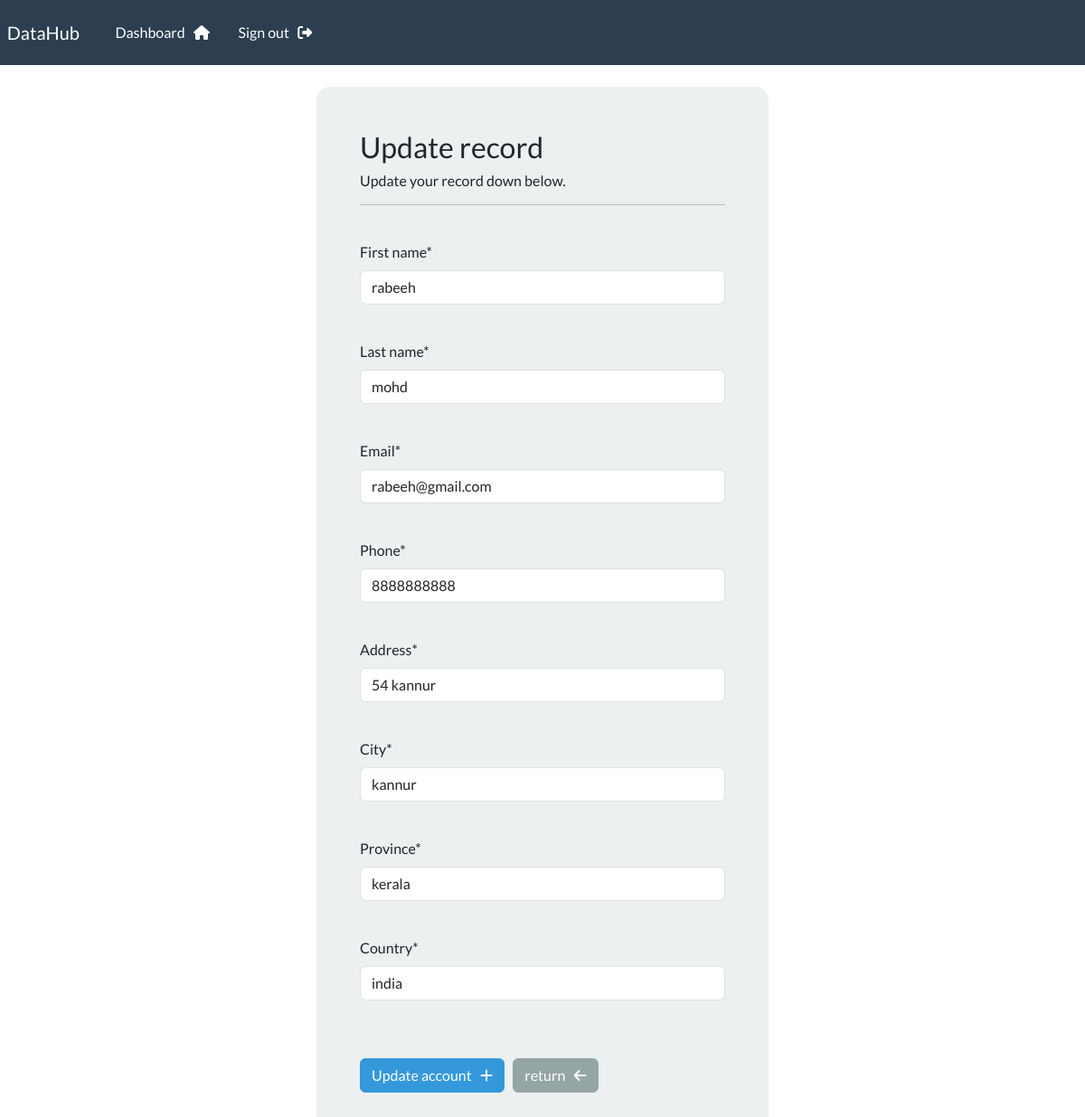
The page /update-record/3 (signed in) on the database its author committed.
### webapp/models.py (models this page shows, shortened)
class Record(models.Model):
    creation_date = models.DateTimeField(auto_now_add=True)
    first_name = models.CharField(max_length=100)
    last_name = models.CharField(max_length=100)
    email = models.CharField(max_length=255)
    phone = models.CharField(max_length=20)
    address = models.CharField(max_length=300)
    city = models.CharField(max_length=255)
    province = models.CharField(max_length=200)
    country = models.CharField(max_length=125)

### webapp/views.py (the view, shortened to what this page needs)
# urls.py: path('update-record/<int:pk>',views.update_record,name="update-record"),
@login_required(login_url='my-login')
def update_record(request, pk):
    record = Record.objects.get(id=pk)  # Retrieve the record to be updated by its primary key
    form = UpdateRecordForm(instance=record)  # Instantiate a form with the existing record data
    context = {'form': form}  # Pass the form to the template context
    return render(request, 'webapp/update-record.html', context=context)  # Render the record update template

### webapp/forms.py
class UpdateRecordForm(forms.ModelForm):
    class Meta:
        model = Record
        fields = ['first_name','last_name','email','phone','address','city','province','country']

### webapp/templates/webapp/update-record.html (shortened to what this page needs)
{% extends 'webapp/base.html' %}
{% load crispy_forms_tags %}
{% block content %}
<body>
    <div class="container bg-light shadow-md p-5 form-layout">
        <h3>Update record</h3>
        <h6>Update your record down below. </h6>
        <hr>
        <br>
        <form method="post" autocomplete="off">
            {{form.first_name|as_crispy_field}}
            <br>
            {{form.last_name|as_crispy_field}}
            <br>
            {{form.email|as_crispy_field}}
            <br>
            {{form.phone|as_crispy_field}}
            <br>
            {{form.address|as_crispy_field}}
            <br>
            {{form.city|as_crispy_field}}
            <br>
            {{form.province|as_crispy_field}}
            <br>
            {{form.country|as_crispy_field}}
            <br>
            <br>
            <button type="submit" class="btn btn-info">
                Update account &nbsp; <i class="fa-solid fa-plus"></i>
            </button>
            <a href="{% url 'dashboard' %}" class="btn btn-secondary">
                return &nbsp; <i class="fa-solid fa-arrow-left"></i>
             </a>
        </form>
    </div>
    <br>
</body>
{% endblock %}

### static/css/style.css (style rules this page uses)
.form-layout { border-radius: 15px; width: 500px; }

### rows shown on the page
Record: first_name "rabeeh", last_name "mohd", email "rabeeh@gmail.com", phone "8888888888", address "54 kannur", city "kannur", province "kerala", country "india"
